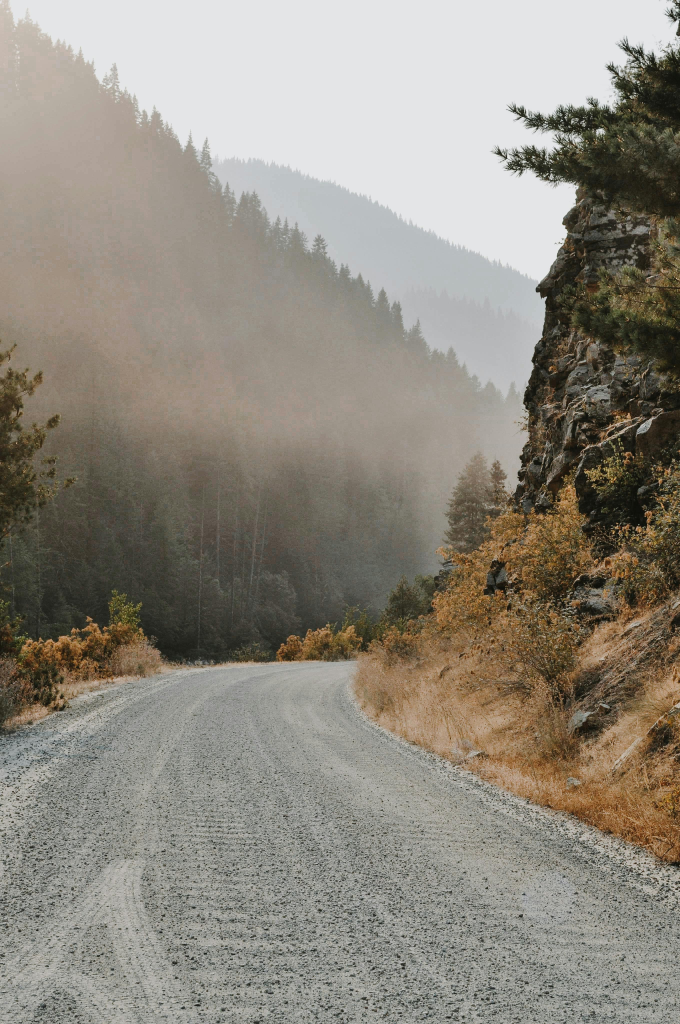
#> input picture Images/road3.jpg, 2720 x 4096 px, given in place of road4.mp4, which was not available (shown at 1/4 size)
$ python roaddetection_positional.py
#> lines starting #> are read from the running program, lines starting #| are printed output that depends on the picture; after the words box and inside, x2 and y2 are one past the last pixel; in counts of white or black regions, pixels touching at a corner belong together; pictures that were not available may be replaced by others from this repository, and a replacement may not be noted
import numpy as np
import cv2
from sklearn.cluster import KMeans

CENTER_OFFSET = 15
RECTANGULARITY = 1 / 2

# Open video capture
video_path = r"A:\Projects\PAVE\ivy-racer\road4.mp4"  # Replace with your video file path
# For webcam, use:
# video_path = 0  # or 1, 2 depending on which camera

pipeline = cv2.VideoCapture(video_path)

# Check if video opened successfully
if not pipeline.isOpened():
    print("Error: Could not open video.")
    exit()

def region_of_interest(img, vertices, type='triangle'):
    if type == 'triangle':
        mask = np.zeros_like(img)
        cv2.fillPoly(mask, vertices, 255)
        masked_image = cv2.bitwise_and(img, mask)
        return masked_image
    elif type == 'rectangle':

        mask = np.zeros_like(img)
        cv2.fillPoly(mask, vertices, 255)
        masked_image = cv2.bitwise_and(img, mask)
        return masked_image

# [6 lines left out: function draw_lines, not called in this run]
def get_line_angles(lines):
    if lines is None or len(lines) == 0:
        return None

    angles = []
    for line in lines:
        angle = np.arctan2(line[0][3] - line[0][1], line[0][2] - line[0][0]) * 180 / np.pi
        angles.append(angle)

    return angles

def get_line_positions(lines):
    if lines is None or len(lines) == 0:
        return None

    positions = []
    for line in lines:
        x1, y1, x2, y2 = line[0]
        positions.append(((x1 + x2) // 2, (y1 + y2) // 2))

    return positions


# [12 lines left out: function get_most_prominent_lines, not called in this run]


def get_most_prominent_angles(angles, num_angles=2, THREASHOLD=10):
        if angles is None or len(angles) == 0:
            return None

        angles = np.array(angles)
        angles_reshaped = angles.reshape(-1, 1)

        distance_between_clusters = 0
        prominent_angles = None
        count = 42
        while (np.abs(distance_between_clusters) < THREASHOLD):

            kmeans = KMeans(n_clusters=num_angles, random_state=count)
            kmeans.fit(angles_reshaped)

            prominent_angles = kmeans.cluster_centers_.flatten()
            distance_between_clusters = np.diff(prominent_angles)
            if count == 45:
                break
            if np.abs(distance_between_clusters) < THREASHOLD:
                print(angles)
            print(distance_between_clusters)
            count += 1

        # Find indices of angles closest to each cluster center
        indices = []
        for center in prominent_angles:
            idx = np.argmin(np.abs(angles - center))
            indices.append(idx)

        return prominent_angles, indices

def get_road_direction(lines):
    if lines is None or len(lines) == 0:
        return None


# [38 lines left out: functions draw_direction, extend_lines, not called in this run]


try:
    while True:
        # Read frames
        ret, frame = pipeline.read()
#> frame is the input picture: shape (4096, 2720, 3); mean B, G, R 126.8, 137.4, 142.9
        if not ret:
            break

        # Use frame directly as color image
        # Rescale frame to 360p while maintaining aspect ratio
        scale_factor = 360 / frame.shape[0]
#> scale_factor = 0.0879
        width = int(frame.shape[1] * scale_factor)
#> width = 239
        frame = cv2.resize(frame, (width, 360), interpolation=cv2.INTER_AREA)
#> frame: shape (360, 239, 3)
        color_image = frame
        original_color_image = color_image.copy()


        # Apply sharpening using Laplacian filter
        kernel = np.array([[0, -1, 0], [-1, 5, -1], [0, -1, 0]])
        color_image = cv2.filter2D(color_image, -1, kernel)

        # Convert to HSV color space
        hsv = cv2.cvtColor(color_image, cv2.COLOR_BGR2HSV)
#> hsv: shape (360, 239, 3); mean H, S, V 44.5, 44.6, 145.6
        # Get saturation channel
        saturation = hsv[:,:,1]
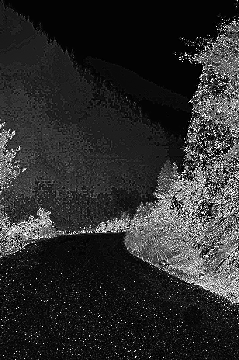
#> saturation: shape (360, 239); min 0, max 255, mean 44.6
        # Create mask for high saturation areas
        high_sat_mask = cv2.threshold(saturation, 50, 255, cv2.THRESH_BINARY)[1]
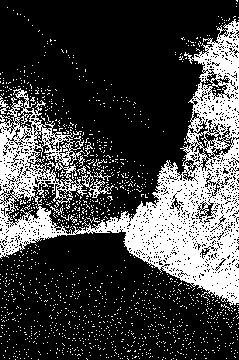
#> high_sat_mask: shape (360, 239); 26.7% white; 1427 white regions (1416 under 20 px), largest, box (x1, y1, x2, y2) and area: (0, 19, 239, 306) 20224, (81, 170, 114, 198) 214, (0, 96, 10, 114) 68
        # Apply strong blur to high saturation areas
        blur_amount = (25,25)
        blurred = cv2.GaussianBlur(color_image, blur_amount, 0)
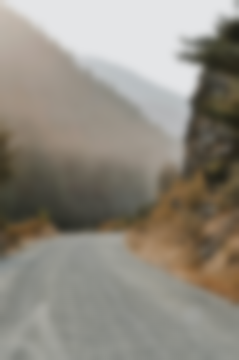
#> blurred: shape (360, 239, 3); mean B, G, R 127.9, 138.2, 143.7
        color_image = np.where(high_sat_mask[:,:,None] == 255, blurred, color_image)

        # Convert to grayscale
        gray = cv2.cvtColor(color_image, cv2.COLOR_BGR2GRAY)
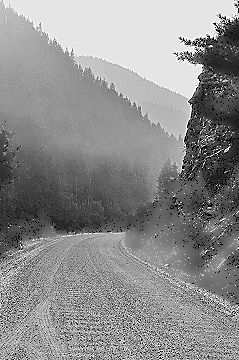
#> gray: shape (360, 239); min 0, max 255, mean 140.9

        # Apply Gaussian blur
        blur = cv2.GaussianBlur(gray, (5, 5), 0)
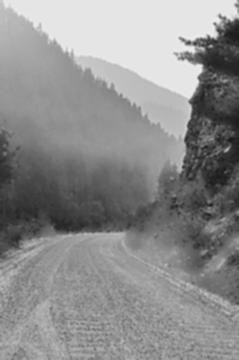
#> blur: shape (360, 239); min 21, max 238, mean 140.9

        # Edge detection
        edges = cv2.Canny(blur, 50, 150)
#> edges: shape (360, 239); 9.3% white in thin lines or dots

        # Define region of interest
        height, width = edges.shape
#> height = 360
        roi_vertices = [(0, height), (0, int(height - height * RECTANGULARITY)), (width / 2 + CENTER_OFFSET, height / 2), (width, int(height - height * RECTANGULARITY)), (width, height)]
        roi = region_of_interest(edges, np.array([roi_vertices], np.int32))
#> in region_of_interest, `cv2.fillPoly(mask, vertices, 255)`:
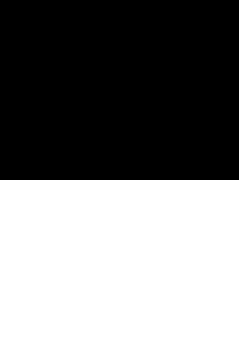
#> mask: shape (360, 239); 50% white; 1 white region, box (x1, y1, x2, y2) and area: (0, 180, 239, 360) 43020
#> in region_of_interest, `masked_image = cv2.bitwise_and(img, mask)`:
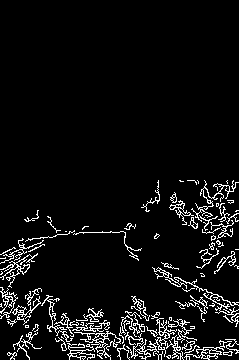
#> masked_image: shape (360, 239); 6.3% white in thin lines or dots, all inside (x1, y1, x2, y2) = (0, 180, 239, 360)

        # Hough Transform to detect lines
        lines = cv2.HoughLinesP(roi, 1, np.pi / 180, 100, minLineLength=50, maxLineGap=50)
#> lines = [[10, 320, 231, 355]]

        angles = get_line_angles(lines)
#> the loop in get_line_angles, `for line in lines:` made 1 pass
#> (line, angle) on pass 1: ([[10, 320, 231, 355]], 9)
#> after the loop in get_line_angles, `for line in lines:`: angles = [9]
#> angles = [9]
        positions = get_line_positions(lines)
#> the loop in get_line_positions, `for line in lines:` made 1 pass
#> after the loop in get_line_positions, `for line in lines:`: positions = [(120, 337)]
#> positions = [(120, 337)]
        prominent_angles, indexes = get_most_prominent_angles(angles)
#> in get_most_prominent_angles, `angles = np.array(angles)`: angles = [9]
#> after the loop in get_most_prominent_angles, `while (np.abs(distance_between_clusters) < THREASHOLD):`: count = 42
#> (the run stopped early here; a loop or call above may not have finished)
